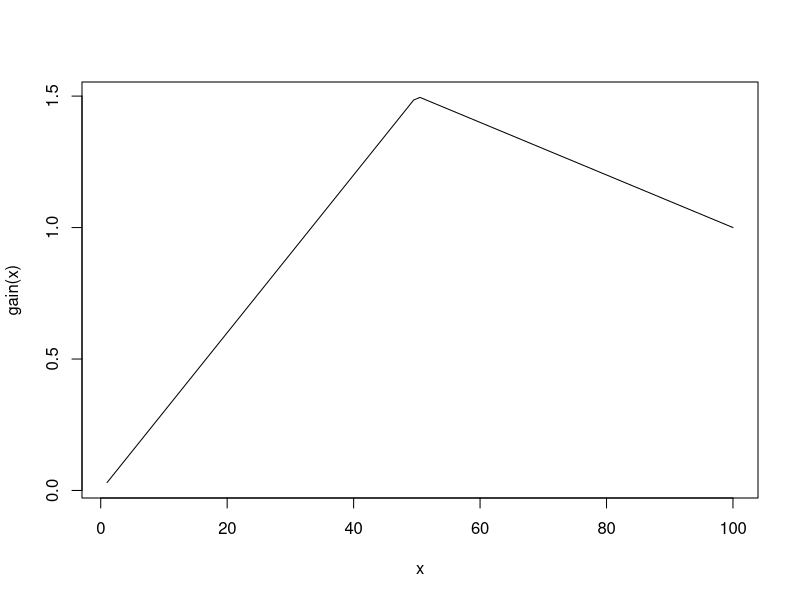
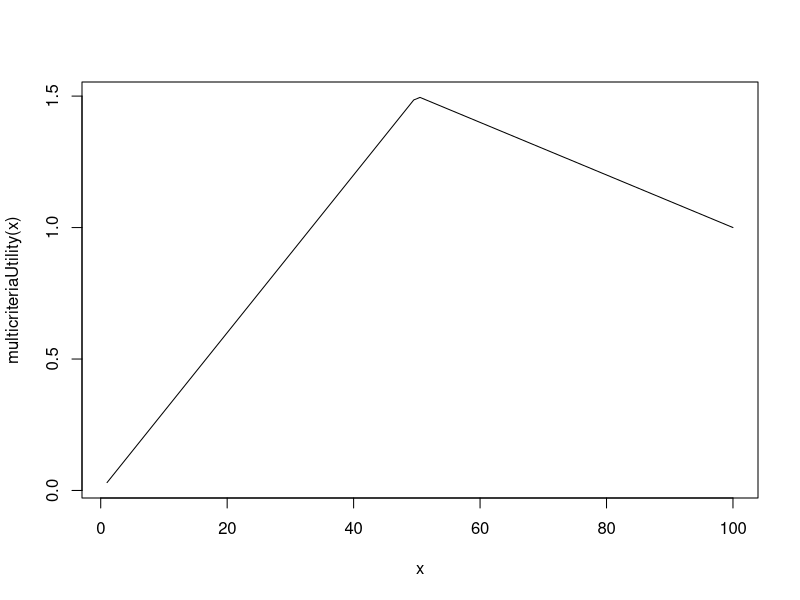
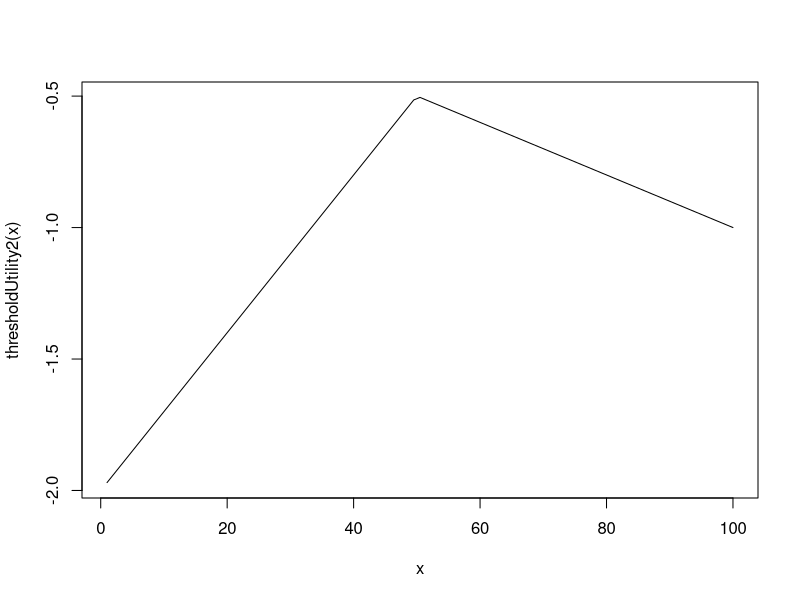
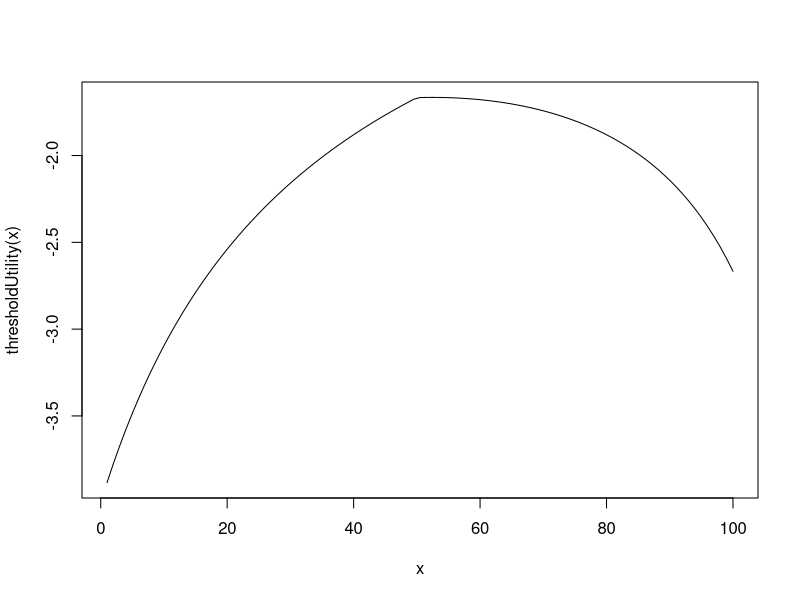

Here is the R script that generated these plots, in order: (Note: this script raises an error after producing the figures.)
wealthStrength = 1.0
fairnessStrength = 1.0
pieSize = 100
pieSizeMed = pieSize/2.0

wealthGain <- function(result){
 result/100
}

fairnessGain <- function(result){
  1-abs(pieSizeMed-result)/pieSizeMed
}
range01 <- function(x){(x-min(x))/(max(x)-min(x))}

gain <- function(result){
  wealthGain(result)+ fairnessGain(result)
}

multicriteriaUtilityS <- function(result, difference){
  dx = difference/2
  (wealthStrength+dx)* wealthGain(result) +
    (fairnessStrength-dx) * fairnessGain(result)
}
multicriteriaUtility <- function(result){
  wealthStrength * wealthGain(result) +
    fairnessStrength * fairnessGain(result)
}

#For every function, make it a probability distribution function?
thresholdUtilityS <-function(result,difference){
  dx = difference/2
  -(wealthStrength+dx)/(wealthGain(result)+0.5) - (fairnessStrength-dx)/(fairnessGain(result)+0.5)
}

thresholdUtility <-function(result){
  -wealthStrength/(wealthGain(result)+0.5) -fairnessStrength/(fairnessGain(result) +0.5)
}

thresholdUtility2S <-function(result, difference){
  dx = difference/2
  wealthGain(result) -(wealthStrength+dx) +  fairnessGain(result) - (fairnessStrength-dx)
}

thresholdUtility2 <-function(result){
  wealthGain(result) -wealthStrength +  fairnessGain(result) - fairnessStrength
}

thresholdMemoryUtility <- function(difference,k){
  df = as.data.frame(matrix(ncol=106, nrow=1))
  dx = difference/2
  b <-intention(df,1,1+dx,1-dx,1,1,k)
  b <- b[-1,-c(1:6)]
  #b <- t(scale(t(b))) #scaled AND removes iteration colum, now result is colid
  unname(colMeans(b)) #hmm kan alleen van 1:100
}




#ToDo for responder
#ToDo for 

#for every offer, what is the utility of that offer
#ToDo: memory nog echt meenemen

curve(gain(x),1,pieSize)
curve(multicriteriaUtility(x),1,pieSize)
curve(thresholdUtility2(x),1,pieSize)
curve(thresholdUtility(x),1,pieSize)
plot(needDim) #need function, for satE=1, a t=1;
plot(hist(b$demands))
plot(b$demands) #je maximale needDim schuift naar 66 blijkbaar... #waarom?... tjah



